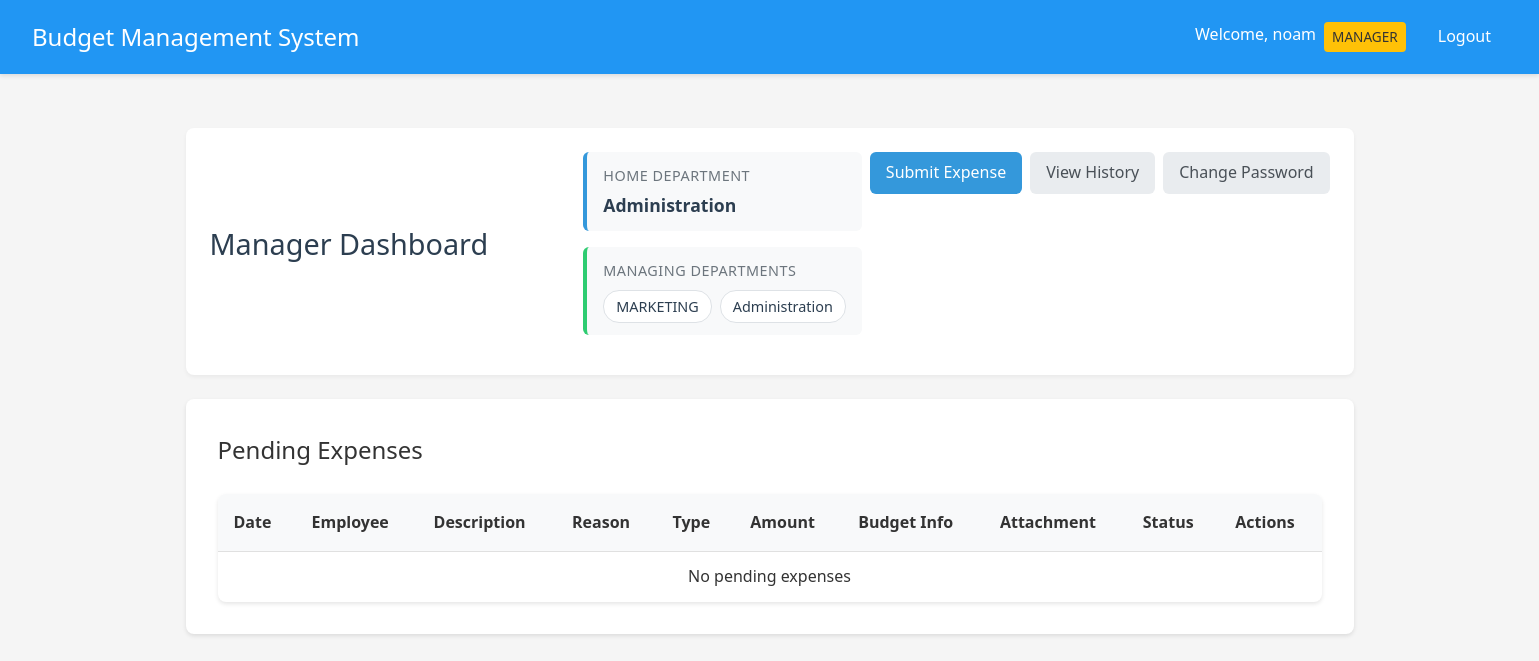
/manager/dashboard (signed in), run on an earlier commit of the app's database.
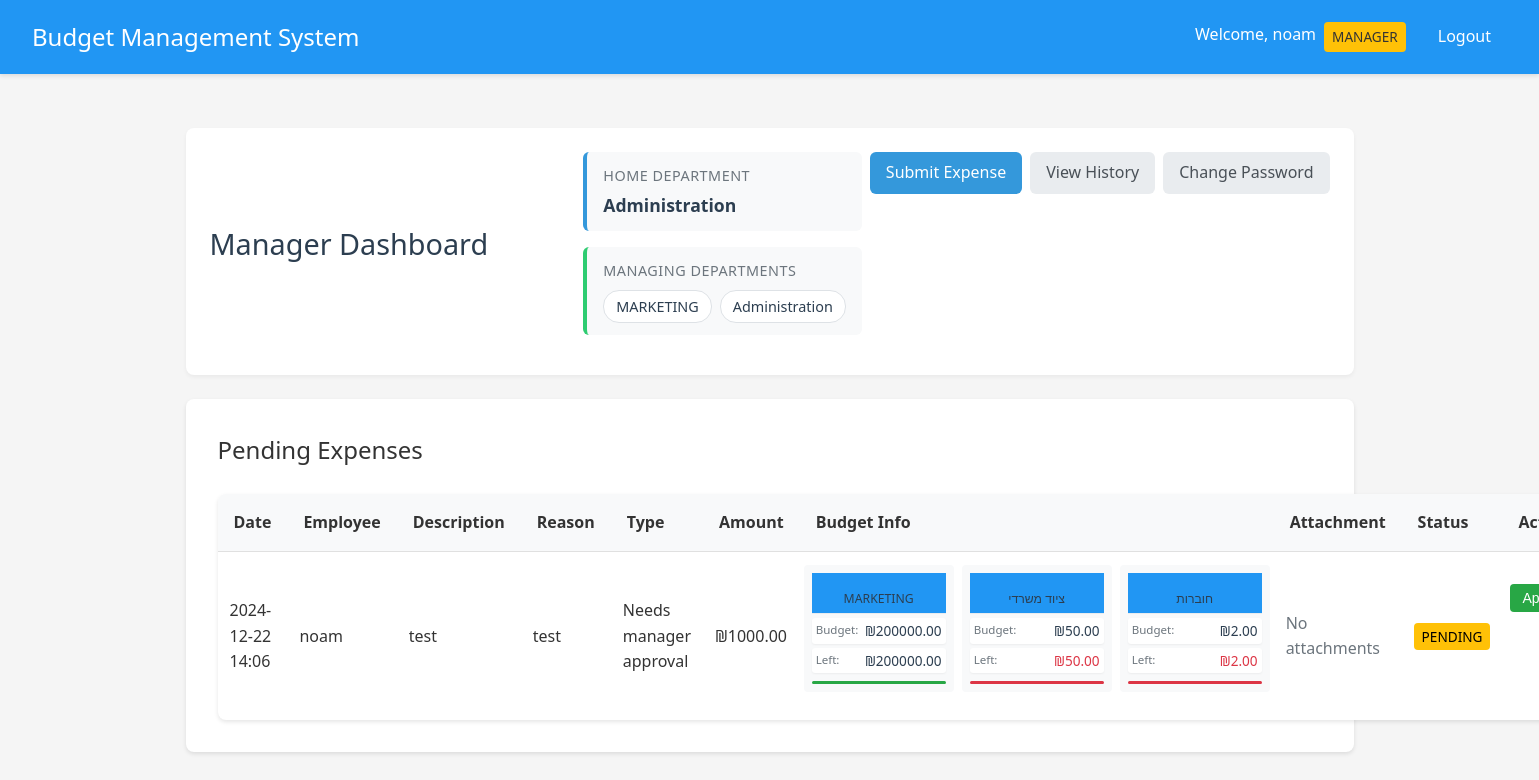
And on a later commit of the database.
### app.py (models this page shows, shortened)
class Department(db.Model):
    __tablename__ = 'department'
    id = db.Column(db.Integer, primary_key=True)
    name = db.Column(db.String(100), nullable=False)
    budget = db.Column(db.Float, default=0.0)
    employees = db.relationship('User', foreign_keys='User.department_id', back_populates='home_department')
    categories = db.relationship('Category', backref='department', lazy=True)

class Expense(db.Model):
    __tablename__ = 'expense'
    id = db.Column(db.Integer, primary_key=True)
    amount = db.Column(db.Float, nullable=False)
    description = db.Column(db.String(200))
    reason = db.Column(db.String(500))
    type = db.Column(db.String(50), nullable=False, default='needs_approval')  # New field
    date = db.Column(db.DateTime, nullable=False, default=datetime.utcnow)
    status = db.Column(db.String(20), default='pending')
    user_id = db.Column(db.Integer, db.ForeignKey('user.id'), nullable=False)
    subcategory_id = db.Column(db.Integer, db.ForeignKey('subcategory.id'), nullable=False)
    quote_filename = db.Column(db.String(255))
    invoice_filename = db.Column(db.String(255))
    receipt_filename = db.Column(db.String(255))
    manager_id = db.Column(db.Integer, db.ForeignKey('user.id'), nullable=True)
    handled_at = db.Column(db.DateTime, nullable=True)
    rejection_reason = db.Column(db.String(500))

class User(UserMixin, db.Model):
    __tablename__ = 'user'
    id = db.Column(db.Integer, primary_key=True)
    username = db.Column(db.String(80), unique=True, nullable=False)
    email = db.Column(db.String(120), unique=False, nullable=False)
    password = db.Column(db.String(120), nullable=False)
    is_manager = db.Column(db.Boolean, default=False)
    is_admin = db.Column(db.Boolean, default=False)
    status = db.Column(db.String(20), default='active')  # active, inactive, pending
    department_id = db.Column(db.Integer, db.ForeignKey('department.id'))
    home_department = db.relationship('Department',
                                    foreign_keys=[department_id],
                                    back_populates='employees')
    managed_departments = db.relationship('Department',
                                       secondary=manager_departments,
                                       backref=db.backref('department_managers', lazy='dynamic'))
    submitted_expenses = db.relationship('Expense',
                                       primaryjoin='User.id==Expense.user_id',
                                       backref='submitter',
                                       lazy=True)
    handled_expenses = db.relationship('Expense',
                                     primaryjoin='User.id==Expense.manager_id',
                                     backref='handler',
                                     lazy=True)

### app.py (the view)
@app.route('/manager/dashboard')
@login_required
def manager_dashboard():
    if not current_user.is_manager:
        return redirect(url_for('employee_dashboard'))
    dept_expenses = db.session.query(
        Department.id,
        db.func.sum(Expense.amount).label('total_expenses')
    ).join(
        Category, Department.id == Category.department_id
    ).join(
        Subcategory, Category.id == Subcategory.category_id
    ).join(
        Expense, Subcategory.id == Expense.subcategory_id
    ).filter(
        Expense.status == 'approved',
        Expense.type != 'future_approval'  # Exclude future approvals
    ).group_by(Department.id).subquery()
    cat_expenses = db.session.query(
        Category.id,
        db.func.sum(Expense.amount).label('total_expenses')
    ).join(
        Subcategory, Category.id == Subcategory.category_id
    ).join(
        Expense, Subcategory.id == Expense.subcategory_id
    ).filter(
        Expense.status == 'approved',
        Expense.type != 'future_approval'  # Exclude future approvals
    ).group_by(Category.id).subquery()
    subcat_expenses = db.session.query(
        Subcategory.id,
        db.func.sum(Expense.amount).label('total_expenses')
    ).join(
        Expense, Subcategory.id == Expense.subcategory_id
    ).filter(
        Expense.status == 'approved',
        Expense.type != 'future_approval'  # Exclude future approvals
    ).group_by(Subcategory.id).subquery()
    if current_user.username == 'admin':
        pending_expenses = Expense.query.join(User, Expense.user_id == User.id)\
            .join(Subcategory, Expense.subcategory_id == Subcategory.id)\
            .join(Category, Subcategory.category_id == Category.id)\
            .join(Department, Category.department_id == Department.id)\
            .outerjoin(dept_expenses, Department.id == dept_expenses.c.id)\
            .outerjoin(cat_expenses, Category.id == cat_expenses.c.id)\
            .outerjoin(subcat_expenses, Subcategory.id == subcat_expenses.c.id)\
            .filter(Expense.status == 'pending')\
            .add_columns(
                Department.name.label('department_name'),
                Department.budget.label('department_budget'),
                (Department.budget - db.func.coalesce(dept_expenses.c.total_expenses, 0)).label('department_remaining'),
                Category.name.label('category_name'),
                Category.budget.label('category_budget'),
                (Category.budget - db.func.coalesce(cat_expenses.c.total_expenses, 0)).label('category_remaining'),
                Subcategory.name.label('subcategory_name'),
                Subcategory.budget.label('subcategory_budget'),
                (Subcategory.budget - db.func.coalesce(subcat_expenses.c.total_expenses, 0)).label('subcategory_remaining')
            ).order_by(Expense.date.desc()).all()
    else:
        pending_expenses = Expense.query.join(User, Expense.user_id == User.id)\
            .join(Subcategory, Expense.subcategory_id == Subcategory.id)\
            .join(Category, Subcategory.category_id == Category.id)\
            .join(Department, Category.department_id == Department.id)\
            .outerjoin(dept_expenses, Department.id == dept_expenses.c.id)\
            .outerjoin(cat_expenses, Category.id == cat_expenses.c.id)\
            .outerjoin(subcat_expenses, Subcategory.id == subcat_expenses.c.id)\
            .filter(
                Expense.status == 'pending',
                User.department_id == current_user.department_id
            )\
            .add_columns(
                Department.name.label('department_name'),
                Department.budget.label('department_budget'),
                (Department.budget - db.func.coalesce(dept_expenses.c.total_expenses, 0)).label('department_remaining'),
                Category.name.label('category_name'),
                Category.budget.label('category_budget'),
                (Category.budget - db.func.coalesce(cat_expenses.c.total_expenses, 0)).label('category_remaining'),
                Subcategory.name.label('subcategory_name'),
                Subcategory.budget.label('subcategory_budget'),
                (Subcategory.budget - db.func.coalesce(subcat_expenses.c.total_expenses, 0)).label('subcategory_remaining')
            ).order_by(Expense.date.desc()).all()
    return render_template('manager_dashboard.html', expenses=pending_expenses)

### app.py (called while the page is built)
@login_manager.user_loader
def load_user(user_id):
    return User.query.get(int(user_id))

@app.template_filter('format_expense_type')
def format_expense_type(value):
    types = {
        'future_approval': 'Approval for future purchase',
        'auto_approved': 'Automatically approved expense',
        'needs_approval': 'Needs manager approval',
        'pre_approved': 'Pre-approved by manager'
    }
    return types.get(value, value)

### templates/manager_dashboard.html (shortened to what the changed rows need)
{% extends "base.html" %}
{% block content %}
<div class="container">
    <header class="dashboard-header">
        {% if current_user.is_admin %}
        <h1>Admin Dashboard</h1>
        {% else %}
        <h1>Manager Dashboard</h1>
        {% endif %}
        <div class="user-info">
            {% if not current_user.is_admin %}
            <div class="department-info">
                <div class="home-department">
                    <div class="department-label">Home Department</div>
                    <div class="department-value">{{ current_user.home_department.name if current_user.home_department else 'No Department' }}</div>
                </div>
                {% if current_user.managed_departments %}
                <div class="managed-departments">
                    <div class="department-label">Managing Departments</div>
                    <div class="departments-list">
                        {% for dept in current_user.managed_departments %}
                        <span class="department-tag">{{ dept.name }}</span>
                        {% endfor %}
                    </div>
                </div>
                {% endif %}
            </div>
            {% endif %}
        </div>
    </header>
    <div class="card">
        <h2>Pending Expenses</h2>
        <div class="table-responsive">
            <table>
                <thead>
                    <tr>
                        <th>Date</th>
                        <th>Employee</th>
                        <th>Description</th>
                        <th>Reason</th>
                        <th>Type</th>
                        <th>Amount</th>
                        <th>Budget Info</th>
                        <th>Attachment</th>
                        <th>Status</th>
                        <th>Actions</th>
                    </tr>
                </thead>
                <tbody>
                    {% for expense, dept_name, dept_budget, dept_remaining, cat_name, cat_budget, cat_remaining, subcat_name, subcat_budget, subcat_remaining in expenses %}
                    <tr>
                        <td title="{{ expense.date.strftime('%Y-%m-%d %H:%M:%S') }}">{{ expense.date.strftime('%Y-%m-%d %H:%M') }}</td>
                        <td>{{ expense.submitter.username }}</td>
                        <td>{{ expense.description }}</td>
                        <td>{{ expense.reason }}</td>
                        <td>{{ expense.type|format_expense_type }}</td>
                        <td>₪{{ "%.2f"|format(expense.amount) }}</td>
                        <td class="budget-info">
                            <div class="budget-column">
                                <div class="budget-header" title="{{ dept_name }}">{{ dept_name }}</div>
                                <div class="budget-details">
                                    <div class="budget-item">
                                        <span class="label">Budget:</span>
                                        <span class="amount">₪{{ "%.2f"|format(dept_budget) }}</span>
                                    </div>
                                    <div class="budget-item">
                                        <span class="label">Left:</span>
                                        <span class="amount {% if dept_remaining < expense.amount %}warning{% endif %}">
                                            ₪{{ "%.2f"|format(dept_remaining) }}
                                        </span>
                                    </div>
                                    <div class="budget-status">
                                        <div class="budget-status-bar {% if dept_remaining < expense.amount %}warning{% endif %}"
                                             style="width: {{ (dept_remaining / dept_budget * 100) if dept_budget > 0 else 0 }}%">
                                        </div>
                                    </div>
                                </div>
                            </div>
                            {% if cat_name %}
                            <div class="budget-column">
                                <div class="budget-header" title="{{ cat_name }}">{{ cat_name }}</div>
                                <div class="budget-details">
                                    <div class="budget-item">
                                        <span class="label">Budget:</span>
                                        <span class="amount">₪{{ "%.2f"|format(cat_budget) }}</span>
                                    </div>
                                    <div class="budget-item">
                                        <span class="label">Left:</span>
                                        <span class="amount {% if cat_remaining < expense.amount %}warning{% endif %}">
                                            ₪{{ "%.2f"|format(cat_remaining) }}
                                        </span>
                                    </div>
                                    <div class="budget-status">
                                        <div class="budget-status-bar {% if cat_remaining < expense.amount %}warning{% endif %}"
                                             style="width: {{ (cat_remaining / cat_budget * 100) if cat_budget > 0 else 0 }}%">
                                        </div>
                                    </div>
                                </div>
                            </div>
                            {% endif %}
                            {% if subcat_name %}
                            <div class="budget-column">
                                <div class="budget-header" title="{{ subcat_name }}">{{ subcat_name }}</div>
                                <div class="budget-details">
                                    <div class="budget-item">
                                        <span class="label">Budget:</span>
                                        <span class="amount">₪{{ "%.2f"|format(subcat_budget) }}</span>
                                    </div>
                                    <div class="budget-item">
                                        <span class="label">Left:</span>
                                        <span class="amount {% if subcat_remaining < expense.amount %}warning{% endif %}">
                                            ₪{{ "%.2f"|format(subcat_remaining) }}
                                        </span>
                                    </div>
                                    <div class="budget-status">
                                        <div class="budget-status-bar {% if subcat_remaining < expense.amount %}warning{% endif %}"
                                             style="width: {{ (subcat_remaining / subcat_budget * 100) if subcat_budget > 0 else 0 }}%">
                                        </div>
                                    </div>
                                </div>
                            </div>
                            {% endif %}
                        </td>
                        <td>
                            {% if not expense.quote_filename and not expense.invoice_filename and not expense.receipt_filename %}
                                <span class="text-muted">No attachments</span>
                            {% endif %}
                        </td>
                        <td class="status-{{ expense.status }}">
                            {% if expense.status == 'rejected' %}
                                <span class="badge danger">Rejected</span>
                                {% if expense.rejection_reason %}
                                    <div class="rejection-reason">
                                        <strong>Reason:</strong> {{ expense.rejection_reason }}
                                    </div>
                                {% endif %}
                            {% elif expense.status == 'approved' %}
                                <span class="badge success">Approved</span>
                            {% elif expense.status == 'pending' %}
                                <span class="badge warning">Pending</span>
                            {% endif %}
                        </td>
                        <td class="actions">
                            <div class="action-buttons">
                                <form action="{{ url_for('handle_expense', expense_id=expense.id, action='approve') }}" method="post" class="inline-form">
                                    <button type="submit" class="button success small">Approve</button>
                                </form>
                            </div>
                        </td>
                    </tr>
                    {% endfor %}
                    {% if not expenses %}
                    <tr>
                        <td colspan="10" class="text-center">No pending expenses</td>
                    </tr>
                    {% endif %}
                </tbody>
            </table>
        </div>
    </div>
</div>
{% endblock %}

What changed in the data, as far as the page shows it:
added Expense: date "2024-12-22 14:06", submitter.username "noam", description "test", reason "test", type "Needs manager approval", amount "1000.00", dept_name "MARKETING", dept_budget "200000.00", dept_remaining "200000.00", cat_name "ציוד משרדי", cat_budget "50.00", cat_remaining "50.00", subcat_name "חוברות", user "2.00", shows "No attachments", status "PENDING"
Also different on the page:
text no longer shown: "No pending expenses"
